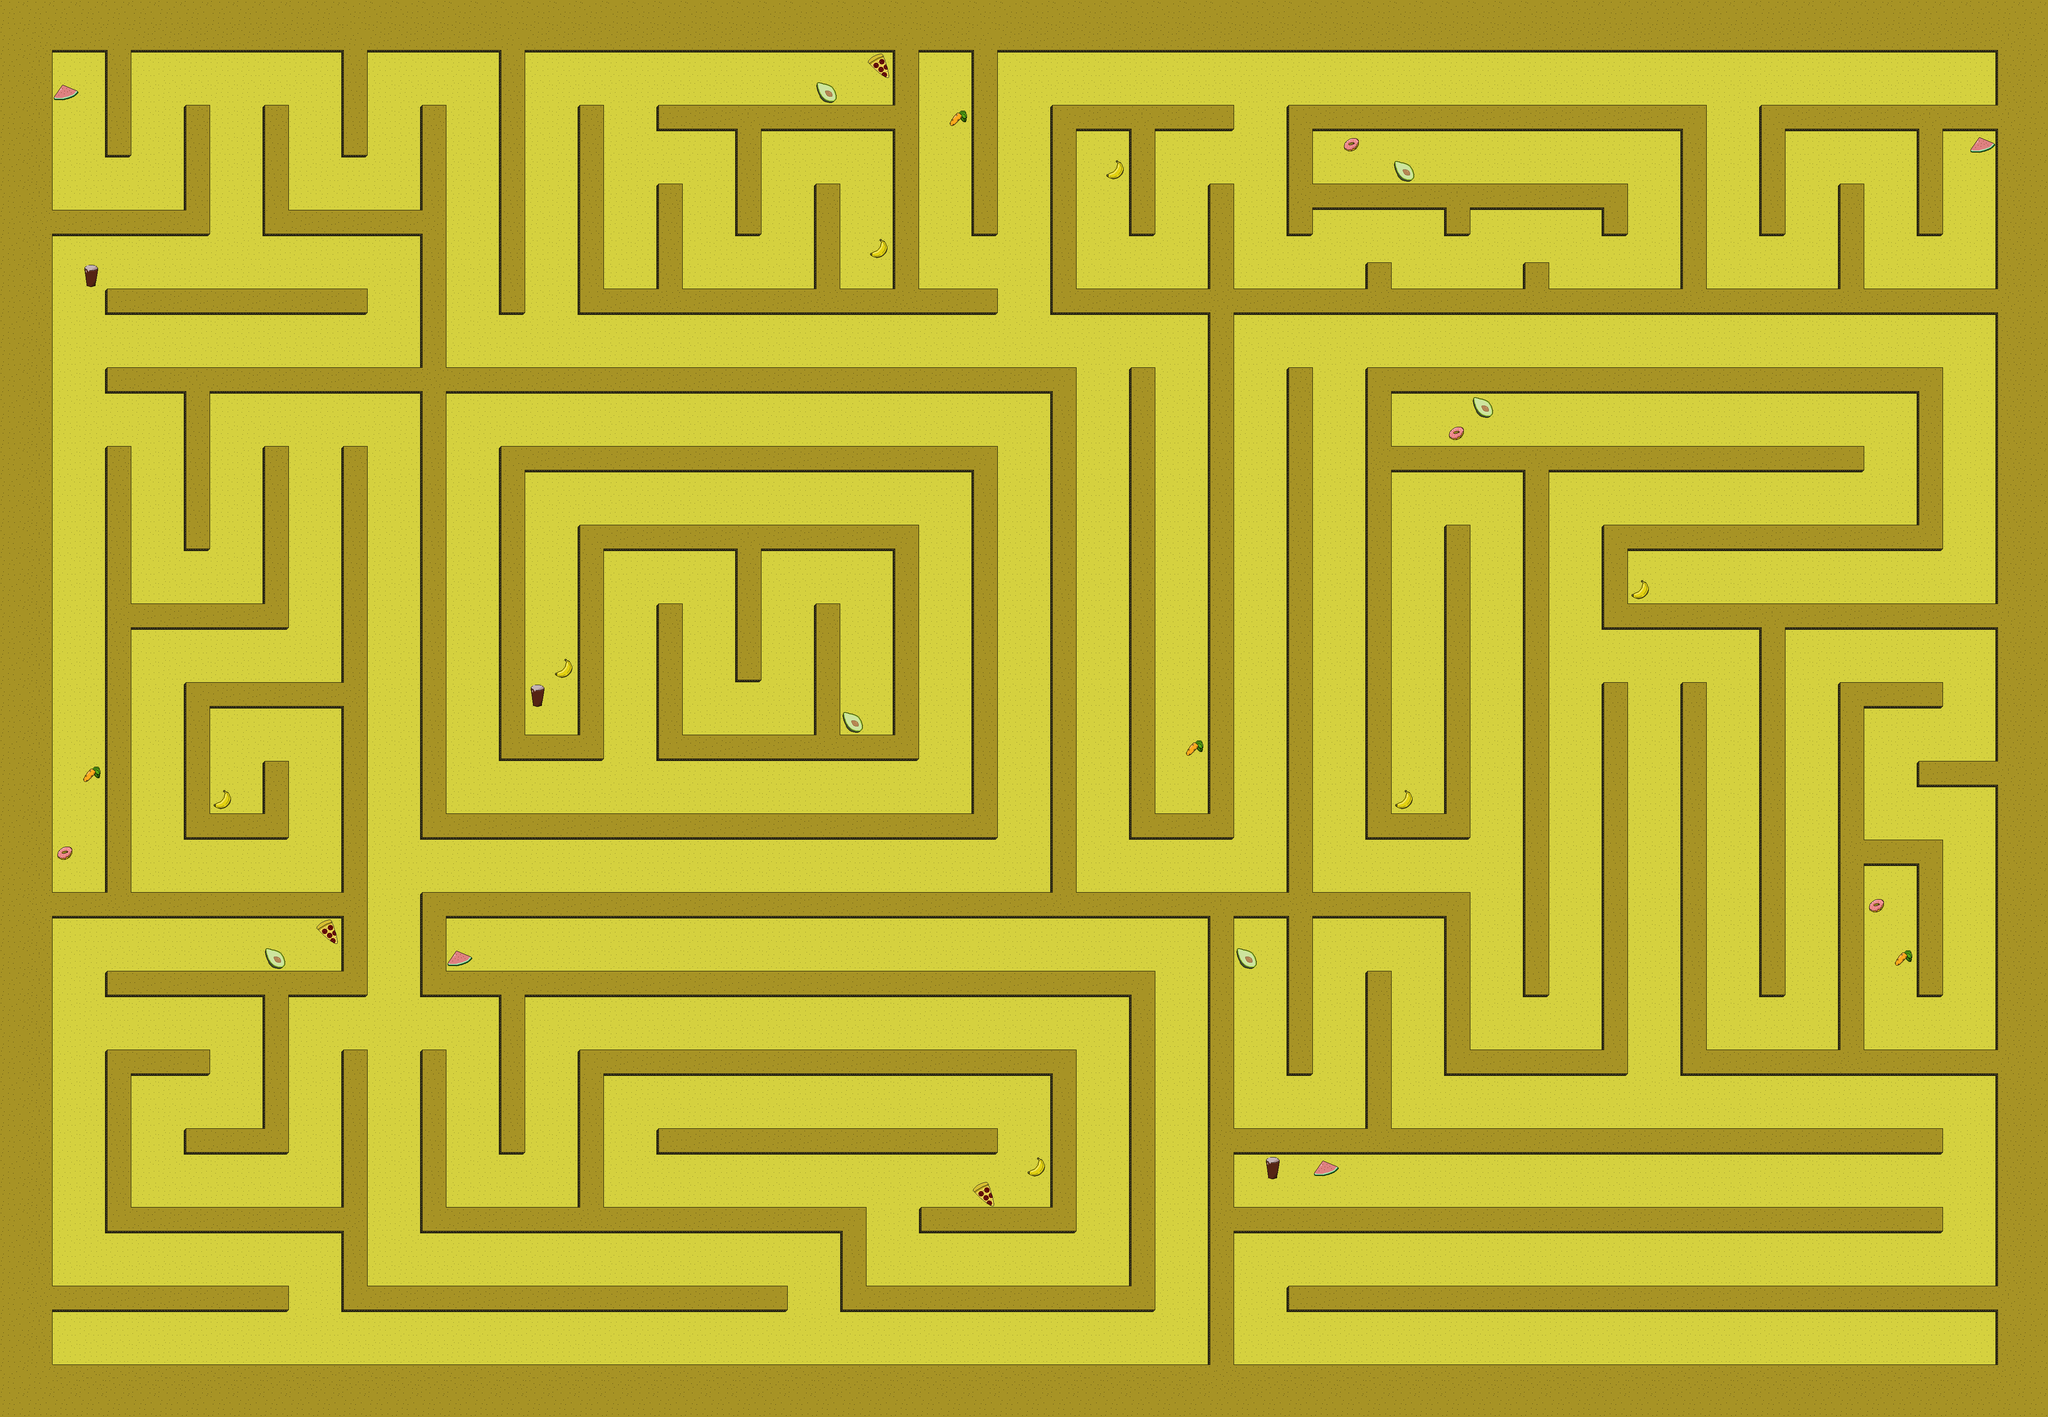

This is a level from a 2D game, rendered from its Tiled map with the project's own tilesets. A one-line summary and the map file follow, with tile-layer data summarised:
An orthogonal 78x54 tile map with 64x64 px tiles, 4 tile layers (ground, wall_tiles, bad_tiles, good_tiles), 2 hidden layers not drawn, 4 tilesets and 155 objects.

<map version="1.2" tiledversion="1.2.2" orientation="orthogonal" renderorder="right-down" width="78" height="54" tilewidth="64" tileheight="64" infinite="0" nextlayerid="20" nextobjectid="175">
 <tileset firstgid="1" name="alexandria" tilewidth="64" tileheight="64" tilecount="39" columns="13">
  <image source="alexandria.png" width="832" height="192" />
 </tileset>
 <tileset firstgid="40" name="bad_objects" tilewidth="64" tileheight="64" tilecount="3" columns="3">
  <image source="../bad_objects.png" width="192" height="64" />
 </tileset>
 <tileset firstgid="43" name="good_objects" tilewidth="64" tileheight="64" tilecount="4" columns="4">
  <image source="../good_objects.png" width="256" height="64" />
 </tileset>
 <tileset firstgid="47" name="maali_placeholder" tilewidth="64" tileheight="64" tilecount="1" columns="1">
  <image source="../maali_placeholder.png" width="64" height="64" />
 </tileset>
 <objectgroup id="8" name="startpos">
  <object id="1" x="192" y="3264">
   <point />
  </object>
 </objectgroup>
 <layer id="14" name="ground" width="78" height="54">
  <data>[4212 cells, 4212 non-empty, 4 distinct tile ids]</data>
 </layer>
 <layer id="15" name="wall_tiles" width="78" height="54">
  <data>[4212 cells, 1658 non-empty, 22 distinct tile ids]</data>
 </layer>
 <objectgroup id="9" name="wall_objects" visible="0">
  <object id="8" x="896" y="3136" width="1024" height="64" />
  <object id="9" x="1024" y="2560" width="64" height="448" />
  <object id="10" x="1088" y="2944" width="1024" height="64" />
  <object id="11" x="2048" y="3008" width="64" height="192" />
  <object id="12" x="2112" y="3136" width="704" height="64" />
  <object id="13" x="2752" y="2368" width="64" height="768" />
  <object id="14" x="2240" y="2944" width="384" height="64" />
  <object id="15" x="2560" y="2560" width="64" height="384" />
  <object id="16" x="1600" y="2752" width="832" height="64" />
  <object id="17" x="1408" y="2560" width="1152" height="64" />
  <object id="18" x="1408" y="2624" width="64" height="320" />
  <object id="19" x="1216" y="2432" width="64" height="384" />
  <object id="20" x="1024" y="2176" width="64" height="256" />
  <object id="21" x="1088" y="2368" width="1664" height="64" />
  <object id="23" x="1088" y="2176" width="2432" height="64" />
  <object id="24" x="3520" y="2176" width="64" height="448" />
  <object id="25" x="3136" y="2240" width="64" height="384" />
  <object id="26" x="2944" y="2240" width="64" height="1088" />
  <object id="27" x="3328" y="2368" width="64" height="384" />
  <object id="28" x="3136" y="896" width="64" height="1280" />
  <object id="29" x="2944" y="768" width="64" height="1216" />
  <object id="30" x="2752" y="1984" width="256" height="64" />
  <object id="31" x="2752" y="896" width="64" height="1088" />
  <object id="32" x="2560" y="896" width="64" height="1280" />
  <object id="33" x="1024" y="896" width="1536" height="64" />
  <object id="34" x="1024" y="960" width="64" height="1088" />
  <object id="35" x="1088" y="1984" width="1344" height="64" />
  <object id="36" x="2368" y="1088" width="64" height="896" />
  <object id="37" x="1216" y="1088" width="1152" height="64" />
  <object id="38" x="1216" y="1152" width="64" height="640" />
  <object id="39" x="1216" y="1792" width="256" height="64" />
  <object id="40" x="1408" y="1280" width="64" height="512" />
  <object id="41" x="1472" y="1280" width="768" height="64" />
  <object id="42" x="2176" y="1344" width="64" height="512" />
  <object id="43" x="1792" y="1344" width="64" height="320" />
  <object id="44" x="1984" y="1472" width="64" height="320" />
  <object id="45" x="1600" y="1472" width="64" height="384" />
  <object id="46" x="1664" y="1792" width="512" height="64" />
  <object id="47" x="3328" y="896" width="1408" height="64" />
  <object id="48" x="4672" y="960" width="64" height="384" />
  <object id="49" x="3904" y="1280" width="768" height="64" />
  <object id="50" x="3904" y="1344" width="64" height="192" />
  <object id="51" x="3968" y="1472" width="896" height="64" />
  <object id="52" x="4288" y="1536" width="64" height="896" />
  <object id="53" x="4480" y="1664" width="256" height="64" />
  <object id="54" x="4672" y="1856" width="192" height="64" />
  <object id="55" x="4480" y="1728" width="64" height="832" />
  <object id="56" x="4544" y="2048" width="192" height="64" />
  <object id="57" x="4672" y="2112" width="64" height="320" />
  <object id="58" x="4096" y="2560" width="768" height="64" />
  <object id="59" x="4096" y="1664" width="64" height="896" />
  <object id="60" x="3328" y="960" width="64" height="1024" />
  <object id="61" x="3328" y="1984" width="256" height="64" />
  <object id="62" x="3520" y="1280" width="64" height="704" />
  <object id="63" x="3392" y="1088" width="1152" height="64" />
  <object id="64" x="3712" y="1152" width="64" height="1280" />
  <object id="65" x="3584" y="2560" width="384" height="64" />
  <object id="66" x="3904" y="1664" width="64" height="896" />
  <object id="67" x="3008" y="2752" width="1728" height="64" />
  <object id="68" x="3008" y="2944" width="1728" height="64" />
  <object id="69" x="3136" y="3136" width="1728" height="64" />
  <object id="88" x="2944" y="704" width="1920" height="64" />
  <object id="90" x="832" y="3136" width="64" height="64" />
  <object id="91" x="128" y="3136" width="576" height="64" />
  <object id="92" x="832" y="2560" width="64" height="576" />
  <object id="93" x="256" y="2944" width="576" height="64" />
  <object id="94" x="832" y="1088" width="64" height="1344" />
  <object id="96" x="128" y="2176" width="704" height="64" />
  <object id="97" x="256" y="2368" width="576" height="64" />
  <object id="98" x="640" y="2432" width="64" height="384" />
  <object id="99" x="256" y="2560" width="64" height="384" />
  <object id="100" x="320" y="2560" width="192" height="64" />
  <object id="101" x="448" y="2752" width="192" height="64" />
  <object id="105" x="1024" y="256" width="64" height="640" />
  <object id="106" x="256" y="896" width="768" height="64" />
  <object id="107" x="256" y="704" width="640" height="64" />
  <object id="108" x="128" y="512" width="384" height="64" />
  <object id="109" x="640" y="512" width="384" height="64" />
  <object id="110" x="448" y="256" width="64" height="256" />
  <object id="111" x="256" y="128" width="64" height="256" />
  <object id="113" x="640" y="256" width="64" height="256" />
  <object id="114" x="832" y="128" width="64" height="256" />
  <object id="115" x="256" y="1088" width="64" height="1088" />
  <object id="116" x="448" y="960" width="64" height="384" />
  <object id="117" x="320" y="1472" width="384" height="64" />
  <object id="118" x="640" y="1088" width="64" height="384" />
  <object id="119" x="448" y="1664" width="384" height="64" />
  <object id="120" x="448" y="1728" width="64" height="320" />
  <object id="121" x="512" y="1984" width="192" height="64" />
  </objectgroup>
 <objectgroup id="10" name="goal_blocking_object">
  <!-- 1 objects omitted --></objectgroup>
 <objectgroup id="11" name="goal_object">
  <!-- 1 objects omitted --></objectgroup>
 <layer id="16" name="goal_ground" width="78" height="54" visible="0">
  <data>[4212 cells, 8 non-empty, 4 distinct tile ids]</data>
 </layer>
 <layer id="17" name="goal" width="78" height="54" visible="0">
  <data>[4212 cells, 6 non-empty, 4 distinct tile ids]</data>
 </layer>
 <layer id="18" name="bad_tiles" width="78" height="54">
  <data>[4212 cells, 10 non-empty, 3 distinct tile ids]</data>
 </layer>
 <objectgroup id="12" name="bad_objects">
  <!-- 10 objects omitted --></objectgroup>
 <layer id="19" name="good_tiles" width="78" height="54">
  <data>[4212 cells, 21 non-empty, 4 distinct tile ids]</data>
 </layer>
 <objectgroup id="13" name="good_objects">
  <!-- 21 objects omitted --></objectgroup>
</map>
<!-- 65 of 155 objects omitted -->
